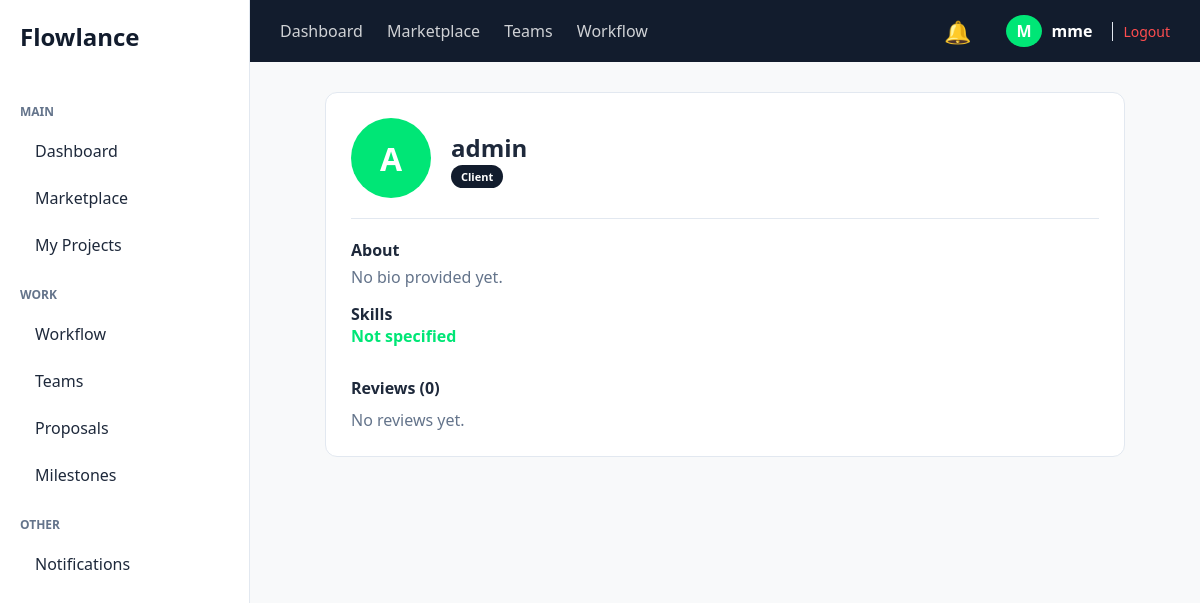
The app's page /auth/profile/admin/ (signed in) with its own data.
### apps/users/models.py (models this page shows, shortened)
class User(AbstractUser):
    ROLE_CHOICES = (
        ('CLIENT', 'Client'),
        ('FREELANCER', 'Freelancer'),
        ('TEAM_LEADER', 'Team Leader'),
        ('TEAM_MEMBER', 'Team Member'),
    )
    role = models.CharField(max_length=20, choices=ROLE_CHOICES, default='CLIENT')
    profile_picture = models.ImageField(upload_to='profiles/', null=True, blank=True)
    bio = models.TextField(blank=True, null=True)
    skills = models.CharField(max_length=255, blank=True, null=True)

### apps/users/views.py (the view, shortened to what this page needs)
# urls.py: path('profile/<str:username>/', views.profile_view, name='profile'),
@login_required(login_url='users:login')
def profile_view(request, username):
    profile_user = get_object_or_404(User, username=username)
    return render(request, 'users/profile.html', {
        'profile_user': profile_user,
        'reviews': profile_user.received_reviews.all()
    })

### apps/projects/context_processors.py (called while the page is built)
def notifications_processor(request):
    user = request.user if request.user.is_authenticated else User.objects.first()
    if user:
        unread_count = Notification.objects.filter(user=user, is_read=False).count()
        return {'unread_notifications_count': unread_count}
    return {'unread_notifications_count': 0}

### templates/users/profile.html
{% extends 'base.html' %}
{% block content %}
<div class="project-card" style="max-width: 800px; margin: 0 auto;">
    <div style="display: flex; align-items: center; gap: 20px; border-bottom: 1px solid var(--border-color); padding-bottom: 20px; margin-bottom: 20px;">
        <div style="width: 80px; height: 80px; background-color: var(--primary-green); color: white; display: flex; align-items: center; justify-content: center; font-size: 32px; border-radius: 50%; font-weight: bold;">
            {{ profile_user.username|make_list|first|upper }}
        </div>
        <div>
            <h2>{{ profile_user.username }}</h2>
            <span class="status-badge" style="background-color: var(--bg-dark); color: white;">{{ profile_user.get_role_display }}</span>
        </div>
    </div>
    {% if request.user == profile_user %}
    <form method="POST" style="background-color: var(--bg-light); padding: 20px; border-radius: 8px; margin-bottom: 30px;">
        {% csrf_token %}
        <h4 style="margin-bottom: 15px;">Edit Profile</h4>
        <div style="margin-bottom: 15px;">
            <label style="display: block; font-weight: bold; margin-bottom: 5px;">Bio</label>
            <textarea name="bio" rows="3" style="width: 100%; padding: 10px; border: 1px solid var(--border-color); border-radius: 6px;">{{ profile_user.bio|default:"" }}</textarea>
        </div>
        <div style="margin-bottom: 15px;">
            <label style="display: block; font-weight: bold; margin-bottom: 5px;">Skills (comma separated)</label>
            <input type="text" name="skills" value="{{ profile_user.skills|default:'' }}" style="width: 100%; padding: 10px; border: 1px solid var(--border-color); border-radius: 6px;">
        </div>
        <button type="submit" class="btn-primary">Save Changes</button>
    </form>
    {% else %}
        <div style="margin-bottom: 30px;">
            <h4>About</h4>
            <p style="color: var(--text-muted); margin-top: 5px;">{{ profile_user.bio|default:"No bio provided yet." }}</p>
            <h4 style="margin-top: 15px;">Skills</h4>
            <p style="font-weight: bold; color: var(--primary-green);">{{ profile_user.skills|default:"Not specified" }}</p>
        </div>
    {% endif %}
    <h4>Reviews ({{ reviews.count }})</h4>
    <div style="margin-top: 10px;">
        {% for review in reviews %}
        <div style="padding: 15px; border: 1px solid var(--border-color); border-radius: 8px; margin-bottom: 10px;">
            <p style="font-weight: bold; margin-bottom: 5px;">{{ review.project.title }} <span style="color: #f5a623;">(★ {{ review.rating }}/5)</span></p>
            <p style="color: var(--text-dark);">"{{ review.comment }}"</p>
            <small style="color: var(--text-muted);">By {{ review.reviewer.username }}</small>
        </div>
        {% empty %}
        <p style="color: var(--text-muted);">No reviews yet.</p>
        {% endfor %}
    </div>
</div>
{% endblock %}

### templates/base.html (shortened to what this page needs)
<!DOCTYPE html>
<html lang="en" dir="ltr">
<head>
    {% load static %}
    <link rel="stylesheet" href="{% static 'css/style.css' %}">
</head>
<body>
    <div class="app-container">
        <aside class="sidebar">
            <div class="logo">
                <h2>Flowlance</h2>
            </div>
            <nav class="sidebar-menu">
                <p class="menu-label">MAIN</p>
                <a href="{% url 'projects:dashboard' %}">Dashboard</a>
                <a href="{% url 'projects:marketplace' %}">Marketplace</a>
                <a href="#">My Projects</a>
                <p class="menu-label">WORK</p>
                <a href="#">Workflow</a>
                <a href="{% url 'projects:teams' %}">Teams</a>
                <a href="#">Proposals</a>
                <a href="#">Milestones</a>
                <p class="menu-label">OTHER</p>
                <a href="{% url 'projects:notifications_list' %}">Notifications</a>
            </nav>
        </aside>
        <div class="main-content">
            <header class="top-navbar">
                <div class="nav-links">
                    <a href="{% url 'projects:dashboard' %}">Dashboard</a>
                    <a href="{% url 'projects:marketplace' %}">Marketplace</a>
                    <a href="{% url 'projects:teams' %}">Teams</a>
                    <a href="#">Workflow</a>
                </div>
                <div class="user-actions">
                    <a href="{% url 'projects:notifications_list' %}" style="position: relative; text-decoration: none; margin-right: 15px;">
                        <span class="notification-icon" style="font-size: 22px;">🔔</span>
                    </a>
                    <div class="user-profile" style="display: flex; align-items: center; gap: 10px;">
                        <span class="avatar">{{ request.user.username|make_list|first|upper }}</span>
                        <span class="username" style="font-weight: bold;">{{ request.user.username }}</span>
                        <a href="{% url 'users:logout' %}" style="color: #ff4d4f; text-decoration: none; font-size: 14px; margin-left: 10px; border-left: 1px solid var(--border-color); padding-left: 10px;">Logout</a>
                    </div>
                </div>
            </header>
            <main class="page-content">
                {% block content %}
                {% endblock %}
            </main>
        </div>
    </div>
</body>
</html>

### static/css/style.css (style rules this page uses)
:root { --bg-dark: #121c2d; --bg-light: #f8f9fa; --white: #ffffff; --primary-green: #00e676; --text-dark: #1e293b; --text-muted: #64748b; --border-color: #e2e8f0; }
* { margin: 0; padding: 0; box-sizing: border-box; font-family: 'Segoe UI', Tahoma, Geneva, Verdana, sans-serif; }
body { background-color: var(--bg-light); color: var(--text-dark); }
.app-container { display: flex; height: 100vh; }
.sidebar { width: 250px; background-color: var(--white); border-right: 1px solid var(--border-color); padding: 20px; display: flex; flex-direction: column; }
.logo h2 { color: var(--bg-dark); font-weight: 800; margin-bottom: 30px; }
.menu-label { font-size: 12px; color: var(--text-muted); margin-top: 20px; margin-bottom: 10px; text-transform: uppercase; font-weight: bold; }
.sidebar-menu a { text-decoration: none; color: var(--text-dark); display: block; padding: 10px 15px; margin-bottom: 5px; border-radius: 8px; transition: 0.3s; }
.main-content { flex: 1; display: flex; flex-direction: column; }
.top-navbar { background-color: var(--bg-dark); color: var(--white); padding: 15px 30px; display: flex; justify-content: space-between; align-items: center; }
.nav-links a { color: var(--white); text-decoration: none; margin-right: 20px; opacity: 0.8; }
.user-actions { display: flex; align-items: center; gap: 20px; }
.avatar { background-color: var(--primary-green); color: var(--white); border-radius: 50%; padding: 5px 10px; font-weight: bold; }
.page-content { padding: 30px; overflow-y: auto; }
.project-card { background-color: var(--white); border: 1px solid var(--border-color); border-radius: 12px; padding: 25px; margin-bottom: 20px; }
.status-badge { padding: 4px 10px; border-radius: 20px; font-size: 11px; font-weight: bold; }

### records on screen
User: user.username|make_list "M", user.username "mme"
User: username|make_list "A", username "admin", role "Client", bio "No bio provided yet.", skills "Not specified", count "0"
